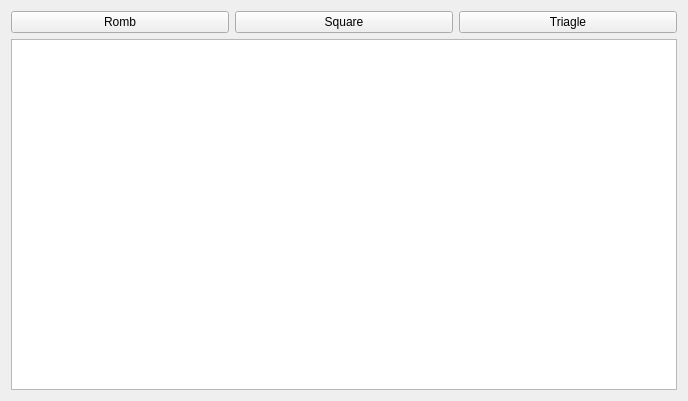
<?xml version="1.0" encoding="UTF-8"?>
<ui version="4.0">
 <class>MainWindow</class>
 <widget class="QMainWindow" name="MainWindow">
  <property name="geometry">
   <rect>
    <x>0</x>
    <y>0</y>
    <width>688</width>
    <height>401</height>
   </rect>
  </property>
  <property name="windowTitle">
   <string>MainWindow</string>
  </property>
  <widget class="QWidget" name="centralWidget">
   <layout class="QGridLayout" name="gridLayout">
    <item row="0" column="0">
     <widget class="QPushButton" name="Romb">
      <property name="text">
       <string>Romb</string>
      </property>
     </widget>
    </item>
    <item row="0" column="1">
     <widget class="QPushButton" name="Square">
      <property name="text">
       <string>Square</string>
      </property>
     </widget>
    </item>
    <item row="0" column="2">
     <widget class="QPushButton" name="Triagle">
      <property name="text">
       <string>Triagle</string>
      </property>
     </widget>
    </item>
    <item row="1" column="0" colspan="3">
     <widget class="QGraphicsView" name="graphicsView"/>
    </item>
   </layout>
  </widget>
 </widget>
 <layoutdefault spacing="6" margin="11"/>
 <resources/>
 <connections/>
</ui>
